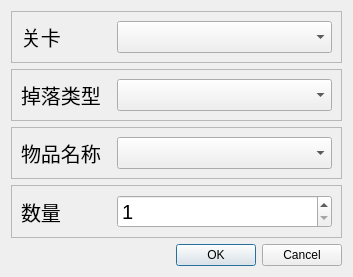
<?xml version="1.0" encoding="UTF-8"?>
<ui version="4.0">
 <class>Dialog</class>
 <widget class="QDialog" name="Dialog">
  <property name="geometry">
   <rect>
    <x>0</x>
    <y>0</y>
    <width>353</width>
    <height>264</height>
   </rect>
  </property>
  <property name="windowTitle">
   <string>添加汇报</string>
  </property>
  <layout class="QVBoxLayout" name="verticalLayout">
   <item>
    <widget class="QFrame" name="frame_4">
     <property name="frameShape">
      <enum>QFrame::StyledPanel</enum>
     </property>
     <property name="frameShadow">
      <enum>QFrame::Raised</enum>
     </property>
     <layout class="QHBoxLayout" name="horizontalLayout_4">
      <item>
       <widget class="QLabel" name="label_4">
        <property name="maximumSize">
         <size>
          <width>90</width>
          <height>16777215</height>
         </size>
        </property>
        <property name="font">
         <font>
          <pointsize>15</pointsize>
         </font>
        </property>
        <property name="text">
         <string>关卡</string>
        </property>
       </widget>
      </item>
      <item>
       <widget class="QComboBox" name="stage">
        <property name="minimumSize">
         <size>
          <width>0</width>
          <height>0</height>
         </size>
        </property>
        <property name="font">
         <font>
          <pointsize>15</pointsize>
         </font>
        </property>
       </widget>
      </item>
     </layout>
    </widget>
   </item>
   <item>
    <widget class="QFrame" name="frame_2">
     <property name="frameShape">
      <enum>QFrame::StyledPanel</enum>
     </property>
     <property name="frameShadow">
      <enum>QFrame::Raised</enum>
     </property>
     <layout class="QHBoxLayout" name="horizontalLayout">
      <item>
       <widget class="QLabel" name="label">
        <property name="maximumSize">
         <size>
          <width>90</width>
          <height>16777215</height>
         </size>
        </property>
        <property name="font">
         <font>
          <pointsize>15</pointsize>
         </font>
        </property>
        <property name="text">
         <string>掉落类型</string>
        </property>
       </widget>
      </item>
      <item>
       <widget class="QComboBox" name="drop_type">
        <property name="font">
         <font>
          <pointsize>15</pointsize>
         </font>
        </property>
       </widget>
      </item>
     </layout>
    </widget>
   </item>
   <item>
    <widget class="QFrame" name="frame">
     <property name="frameShape">
      <enum>QFrame::StyledPanel</enum>
     </property>
     <property name="frameShadow">
      <enum>QFrame::Raised</enum>
     </property>
     <layout class="QHBoxLayout" name="horizontalLayout_2">
      <item>
       <widget class="QLabel" name="label_2">
        <property name="maximumSize">
         <size>
          <width>90</width>
          <height>16777215</height>
         </size>
        </property>
        <property name="font">
         <font>
          <pointsize>15</pointsize>
         </font>
        </property>
        <property name="text">
         <string>物品名称</string>
        </property>
       </widget>
      </item>
      <item>
       <widget class="QComboBox" name="item_name">
        <property name="font">
         <font>
          <pointsize>15</pointsize>
         </font>
        </property>
       </widget>
      </item>
     </layout>
    </widget>
   </item>
   <item>
    <widget class="QFrame" name="frame_3">
     <property name="frameShape">
      <enum>QFrame::StyledPanel</enum>
     </property>
     <property name="frameShadow">
      <enum>QFrame::Raised</enum>
     </property>
     <layout class="QHBoxLayout" name="horizontalLayout_3">
      <item>
       <widget class="QLabel" name="label_3">
        <property name="maximumSize">
         <size>
          <width>90</width>
          <height>16777215</height>
         </size>
        </property>
        <property name="font">
         <font>
          <pointsize>15</pointsize>
         </font>
        </property>
        <property name="text">
         <string>数量</string>
        </property>
       </widget>
      </item>
      <item>
       <widget class="QSpinBox" name="item_quantity">
        <property name="font">
         <font>
          <pointsize>15</pointsize>
         </font>
        </property>
        <property name="minimum">
         <number>1</number>
        </property>
        <property name="maximum">
         <number>9999</number>
        </property>
       </widget>
      </item>
     </layout>
    </widget>
   </item>
   <item>
    <widget class="QDialogButtonBox" name="buttonBox">
     <property name="standardButtons">
      <set>QDialogButtonBox::Cancel|QDialogButtonBox::Ok</set>
     </property>
    </widget>
   </item>
  </layout>
 </widget>
 <resources/>
 <connections>
  <connection>
   <sender>buttonBox</sender>
   <signal>accepted()</signal>
   <receiver>Dialog</receiver>
   <slot>accept()</slot>
   <hints>
    <hint type="sourcelabel">
     <x>176</x>
     <y>243</y>
    </hint>
    <hint type="destinationlabel">
     <x>176</x>
     <y>131</y>
    </hint>
   </hints>
  </connection>
  <connection>
   <sender>buttonBox</sender>
   <signal>rejected()</signal>
   <receiver>Dialog</receiver>
   <slot>reject()</slot>
   <hints>
    <hint type="sourcelabel">
     <x>176</x>
     <y>243</y>
    </hint>
    <hint type="destinationlabel">
     <x>176</x>
     <y>131</y>
    </hint>
   </hints>
  </connection>
 </connections>
</ui>
